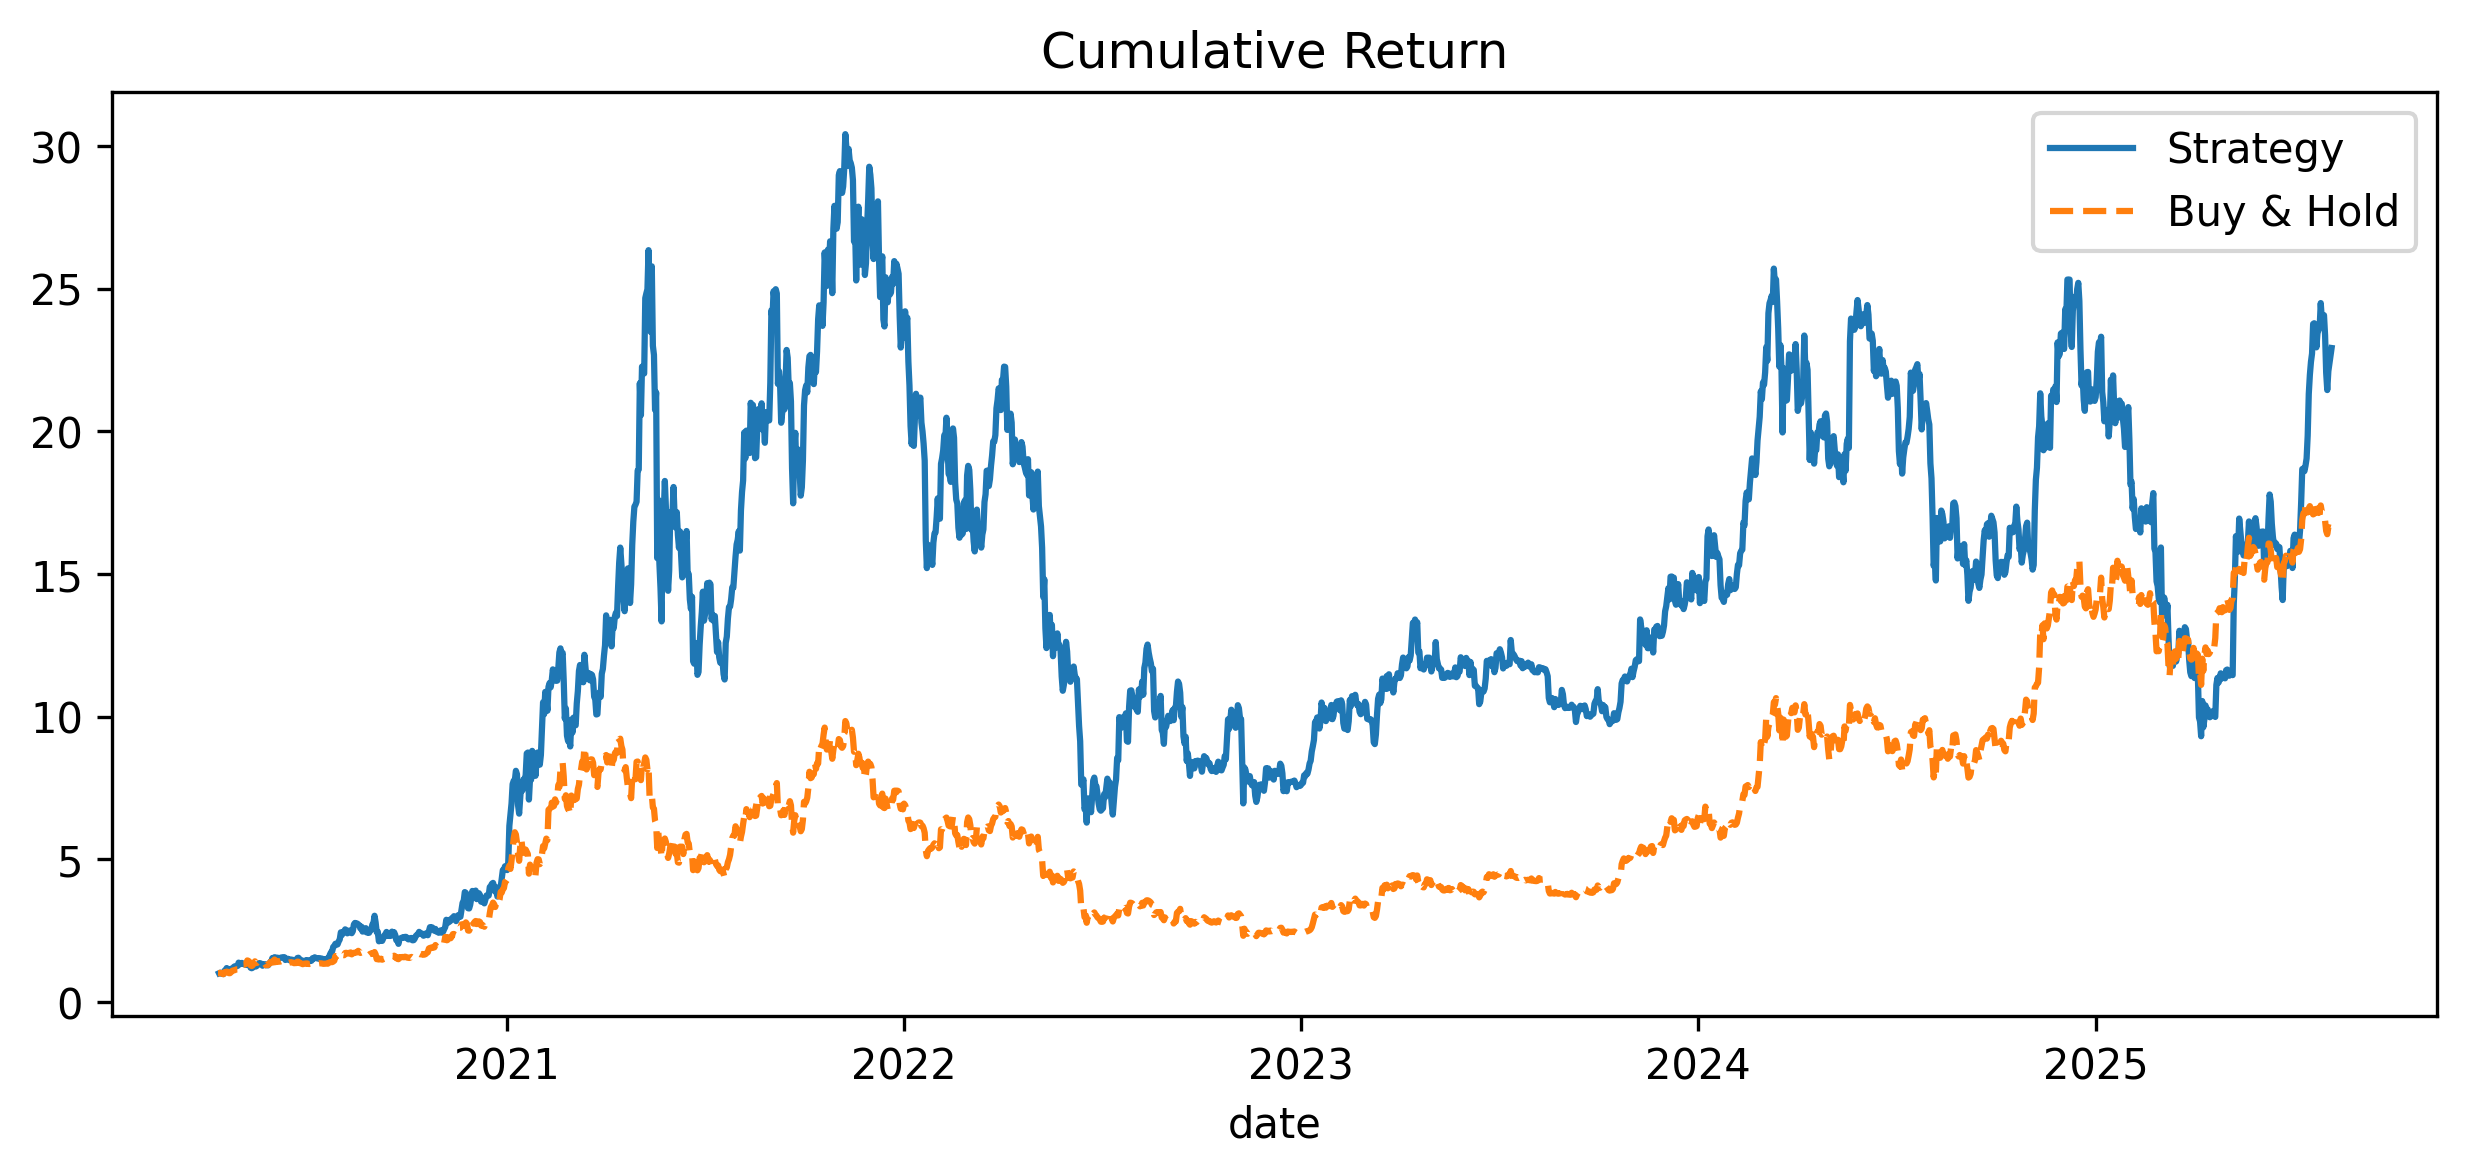

Write Python code to recreate this figure.
from openbb import obb   # pip install openbb
import pandas as pd, numpy as np, matplotlib.pyplot as plt

class CryptoBacktester:
    def __init__(self, assets, start='2017-01-01'):
        self.assets = assets

        # new way to load crypto prices
        price_list = []
        for a in assets:
            # 1. 取歷史價格
            resp = obb.crypto.price.historical(
                symbol=a, 
                start_date=start, 
                provider="yfinance"      # safest way to get crypto data
            )
            # 2. 轉 DataFrame → 抽 close 欄
            close = resp.to_df()["close"].rename(a)
            price_list.append(close)

        self.data = pd.concat(price_list, axis=1).dropna()

        self.returns   = self.data.pct_change().dropna()
        self.portfolio = pd.DataFrame(index=self.data.index)

        self.benchmark_ret  = self.data[self.assets[0]].pct_change().fillna(0)  # 以第一個資產為基準
        self.benchmark_curve = (1 + self.benchmark_ret).cumprod()

    def run_strategy(self, signal_fn, use_prices=False):
        src = self.data if use_prices else self.returns   # ★這行決定餵啥
        w   = signal_fn(src)                              # ★真正呼叫函式
        self.portfolio['strategy_return'] = (w.shift(1) * self.returns).sum(axis=1)
        self.portfolio['cumulative_return'] = (1 + self.portfolio['strategy_return']).cumprod()

    def evaluate(self):
        strat = self.portfolio['strategy_return']
        bench = self.benchmark_ret

        def _stats(x):
            ann = (1 + x).prod()**(252/len(x)) - 1
            sharpe = x.mean()/x.std() * np.sqrt(252)
            return ann, sharpe

        ann_s, shp_s = _stats(strat)
        ann_b, shp_b = _stats(bench)

        print(f"=== Strategy ===  Ann: {ann_s:.2%}  Sharpe: {shp_s:.2f}")
        print(f"=== Buy&Hold ===  Ann: {ann_b:.2%}  Sharpe: {shp_b:.2f}")

    def plot(self):
        ax = self.portfolio['cumulative_return'].plot(
            label='Strategy', figsize=(10,4), grid=True)
        self.benchmark_curve.reindex(ax.lines[0].get_xdata()).plot(
            ax=ax, label='Buy & Hold', linestyle='--')
        ax.set_title('Cumulative Return')
        ax.legend()
        save_path = "./30d-momentum.png"
        ax.get_figure().savefig(save_path,
                                dpi=300,               # 解析度
                                bbox_inches='tight')   # 去空白邊
        print(f"圖檔已存為：{save_path}")


def momentum_signal(returns, window=30):
    trailing = returns.rolling(window).sum()
    latest   = trailing.iloc[-1]
    weights  = (latest == latest.max()).astype(int)   # 只買最強者
    return pd.DataFrame([weights]*len(returns), index=returns.index, columns=returns.columns)

def cointegration_spread_signal(data):
    btc, eth = data['BTC-USD'], data['ETH-USD']
    hedge    = np.polyfit(eth, btc, 1)[0]          # 簡易對沖比
    spread   = btc - hedge*eth
    z        = (spread-spread.rolling(30).mean())/spread.rolling(30).std()

    w = pd.DataFrame(0.0, index=data.index, columns=data.columns)
    w.loc[z<-1.5, ['BTC-USD','ETH-USD']] = [1, -hedge]
    w.loc[z> 1.5, ['BTC-USD','ETH-USD']] = [-1, hedge]
    return w.fillna(method='ffill')

basket = ['BTC-USD','ETH-USD','BNB-USD', 'XRP-USD', 'SOL-USD', 'ADA-USD', "LTC-USD", 'DOGE-USD']
bt = CryptoBacktester(basket)
bt.run_strategy(momentum_signal)
bt.evaluate();  
bt.plot()